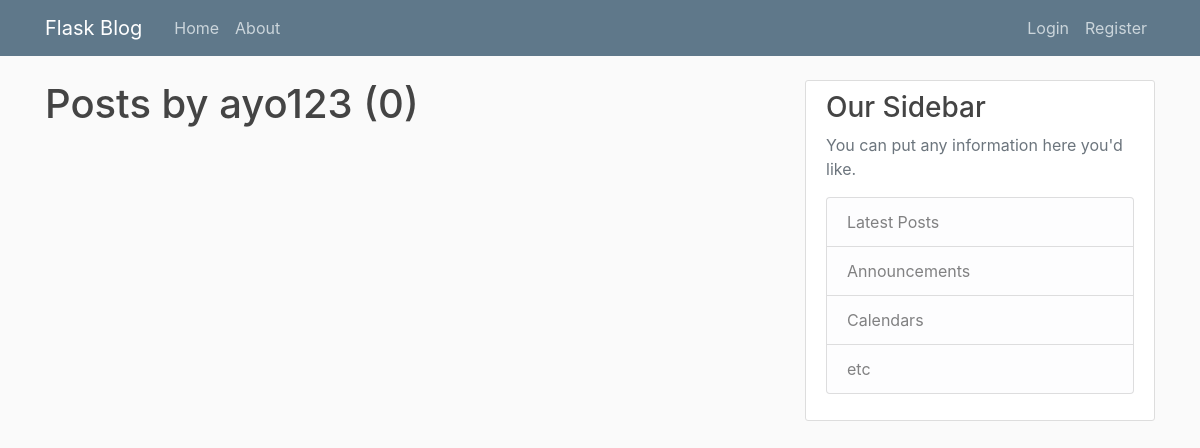
Page /user/ayo123 on the earlier database version.
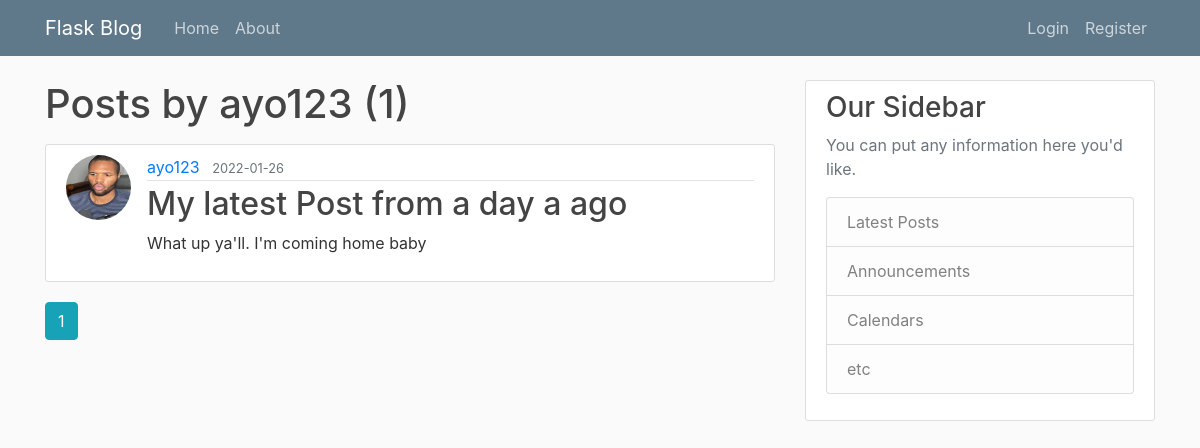
Same page on the later database version.
### flaskblog/models.py (models this page shows, shortened)
class Post(db.Model):
    id = db.Column(db.Integer, primary_key=True)
    title = db.Column(db.String(100), nullable=False)
    date_posted = db.Column(db.DateTime, nullable=False, default=datetime.utcnow)
    content = db.Column(db.Text, nullable=False)
    user_id = db.Column(db.Integer, db.ForeignKey('user.id'), nullable=False)

class User(db.Model, UserMixin):
    id = db.Column(db.Integer, primary_key=True)
    username = db.Column(db.String(20), unique=True, nullable=False)
    email = db.Column(db.String(120), unique=True, nullable=False)
    image_file = db.Column(db.String(20), nullable=False, default='default.jpg')
    password = db.Column(db.String(60), nullable=False)
    posts = db.relationship('Post', backref='author', lazy=True)

### flaskblog/users/routes.py (the view)
@users.route("/user/<string:username>")
def user_posts(username):
    page = request.args.get('page', 1, type=int)
    user = User.query.filter_by(username=username).first_or_404()
    posts = Post.query.filter_by(author=user)\
            .order_by(Post.date_posted.desc())\
            .paginate(page=page, per_page=5)
    return render_template('user_posts.html', posts=posts, user=user)

### flaskblog/templates/user_posts.html
{% extends "layout.html" %}
{% block content %}
    <h1 class="mb-3">Posts by {{ user.username }} ({{ posts.total }})</h1>
    {% for post in posts.items %}
        <article class="media content-section">
            <img class="rounded-circle article-img" src="{{ url_for('static', filename='profile_pics/' + post.author.image_file) }}">
            <div class="media-body">
                <div class="article-metadata">
                    <a class="mr-2" href="{{ url_for('users.user_posts', username=post.author.username) }}">{{ post.author.username }}</a>
                    <small class="text-muted">{{ post.date_posted.strftime('%Y-%m-%d') }}</small>
                </div>
                <h2><a class="article-title" href="{{ url_for('posts.post', post_id=post.id) }}">{{ post.title }}</a></h2>
                <p class="article-content">{{ post.content }}</p>
            </div>
        </article>
        {% endfor %}
    {% for page_num in posts.iter_pages(left_edge=1, right_edge=1, left_current=1, right_current=2) %}
        {% if page_num %}
            {% if posts.page == page_num %}
                <a class="btn btn-info mb-4" href="{{ url_for('users.user_posts', username=user.username, page=page_num) }}">{{ page_num }}</a>
            {% else %}
                <a class="btn btn-outline-info mb-4" href="{{ url_for('users.user_posts', username=user.username, page=page_num) }}">{{ page_num }}</a>
            {% endif %}
        {% else %}
            ...
        {% endif %}
    {% endfor %}
{% endblock content %}

Differences in the rows shown:
added Post: image_file (picture), author.username "ayo123", date_posted "2022-01-26", title "My latest Post from a day a ago", content "What up ya'll. I'm coming home baby"
Other differences:
{{ posts.total }}: "0" → "1"
new list line: "1"
